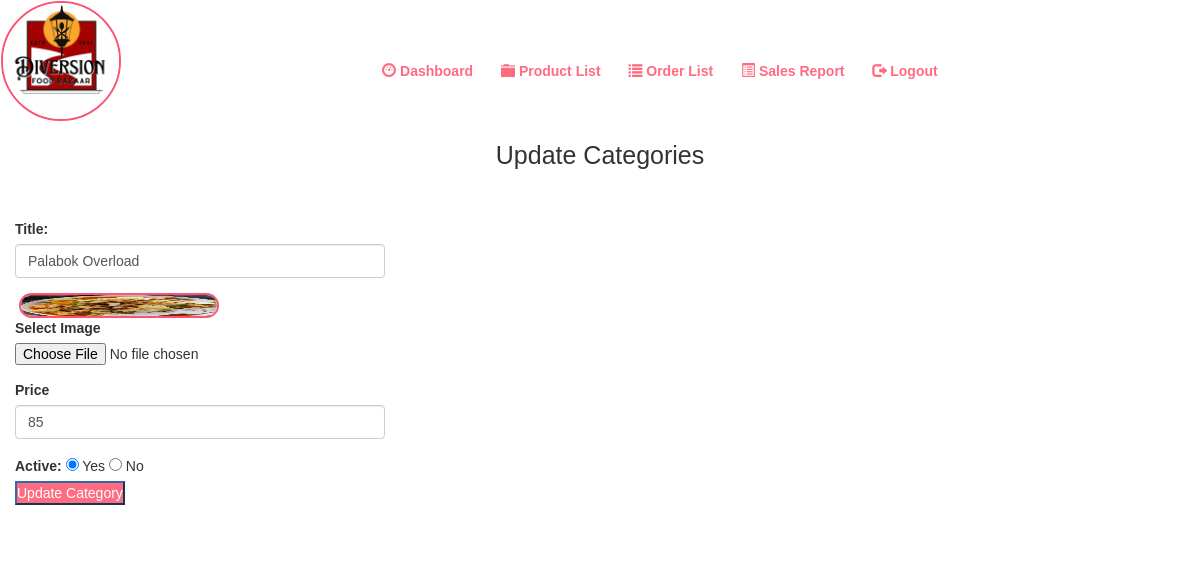
/Tenant/update-category.php?id=91, run on the app's committed database.
### tables this page shows
CREATE TABLE `product_list` (
  `id` int(11) NOT NULL,
  `vendor_id` int(11) NOT NULL,
  `title` varchar(50) NOT NULL,
  `image_name` varchar(255) NOT NULL,
  `price` decimal(10,0) NOT NULL,
  `category` varchar(50) NOT NULL,
  `add_category` varchar(50) NOT NULL,
  `active` varchar(10) NOT NULL
);

### Tenant/update-category.php (the view, shortened to what this page needs)
<?php include('partials/home.php'); ?>
<?php
            if(isset($_GET['id']))
            {
                $id = $_GET['id'];
                $sql = "SELECT * FROM product_list WHERE id='$id'";
                $res = mysqli_query($conn, $sql);
                $count = mysqli_num_rows($res);
        if($count>0)
        {
                        while($row=mysqli_fetch_array($res))
                        {
                            $title = $row['title'];
                            $current_image = $row['image_name'];
                            $price = $row['price'];
                            $active = $row['active'];
                        }
                    }
            }
            else
            {
                header('location:'.SITEURL.'Tenant/category.php');
            }
                        ?>
<div class="card card-outline card-primary">
	<div class="card-header">
		<h3 class="card-title text-center">Update Categories</h3>
		<div class="card-tools text-center">
		<br><br>
    </div>
</div>
<div class="container-fluid">
<form action="" method="POST"  enctype="multipart/form-data" id="product-form">
            <div class="row">
                <div class="col-md-4">
                <div class="form-group">
                    <label for="title" class="control-label">Title: </label>
                    <input type="title" id="title" name="title" class="form-control form-control-sm form-control-border" value="<?php echo $title; ?>" required>
                </div>
                    <div class="form-group">
                        <?php
                        if($current_image=="")
                        {
                            echo "<div class='error'>Image not available</div>";
                        }
                        else
                        {
                            ?>
                            <img src="<?php echo SITEURL; ?>images/category/<?php echo $current_image; ?>"  width="200px">
                            <?php
                        }
                        ?>
                        <div class="form-group">
                        <label for="image" class="control-label">Select Image</label>
                        <input type="file" id="image" name="image" class="form-control-sm form-control-border">
                    </div>
                    </div>
                    <div class="form-group">
                        <label for="price" class="control-label">Price</label>
                        <input type="number" id="price" name="price" class="form-control form-control-sm form-control-border" value="<?php echo $price; ?>">
                    </div>
                    <label for="active" name="active" class="control-label">Active: </label>
                    <td>
                    <input <?php if($active=="Yes"){echo "Checked";} ?> type="radio" name="active" value="Yes"> Yes
                    <input <?php if($active=="No"){echo"Checked";} ?> type="radio" name="active" value="No"> No
                    </td>
                    <tr>
                        <br>
                    <td colspan="3">
                        <input type="submit" name="submit" value="Update Category" class="btn-primary">
                    </td>
                    </tr>
                    <br><br><br>
    </form>
</div>
            </div>

### css/style.css (style rules this page uses)
* { margin: 0 0; padding: 0 0; font-family: Arial, Helvetica, sans-serif; }
img { margin-right: -.5rem; height: 2.5rem; max-width: 100%; border-radius: 9999px; border: solid 2px #fc5374; transition: .3s all ease; }
.text-center { text-align: center; }
.btn-primary { background-color: #ff6b81; color: white; cursor: pointer; }
h3 { font-size: 2.5rem; }

### data on the page
product_list: title "Palabok Overload", image_name (picture), price "85", active "☑"
